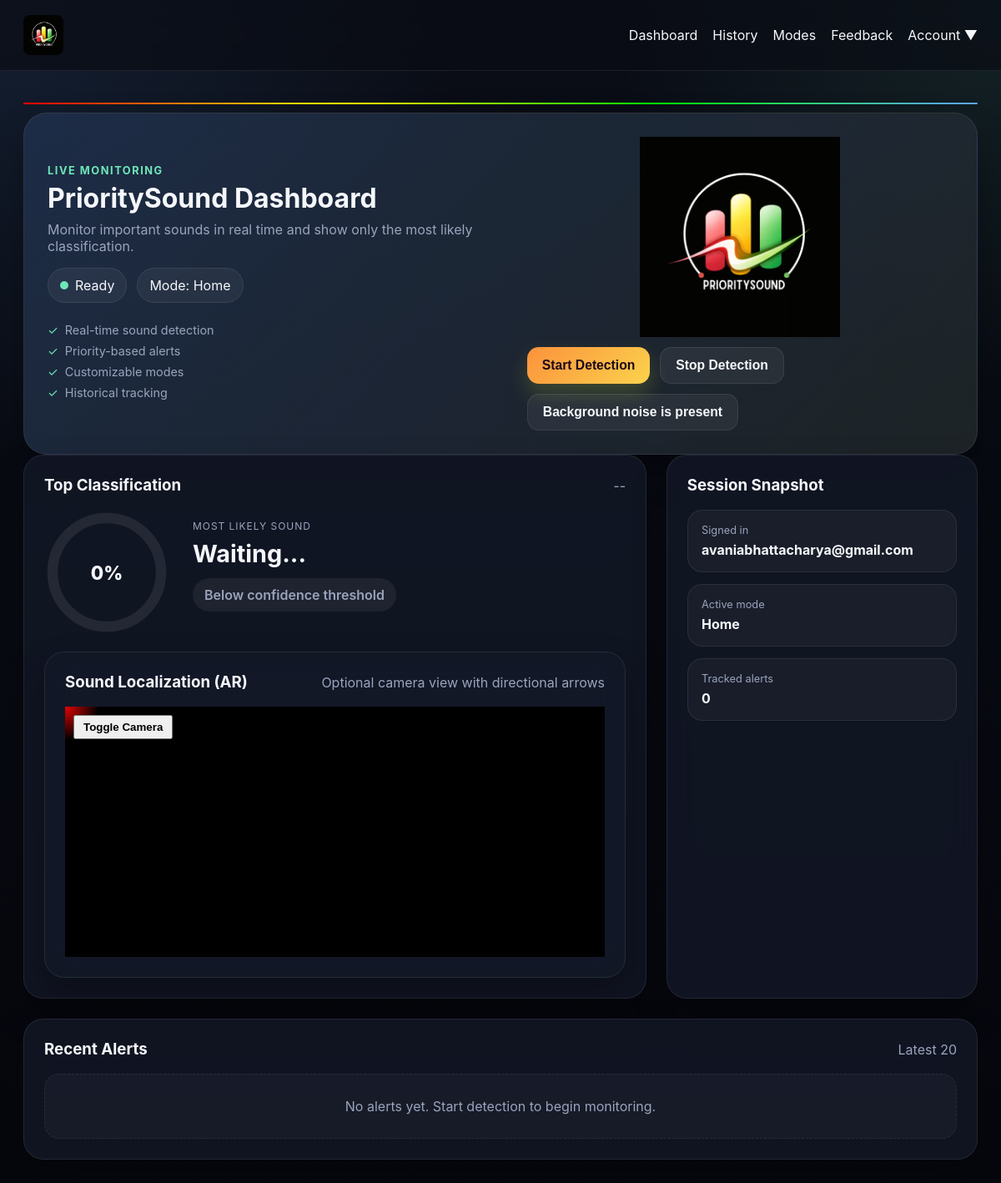
/dashboard (signed in), run on an earlier commit of the app's database.
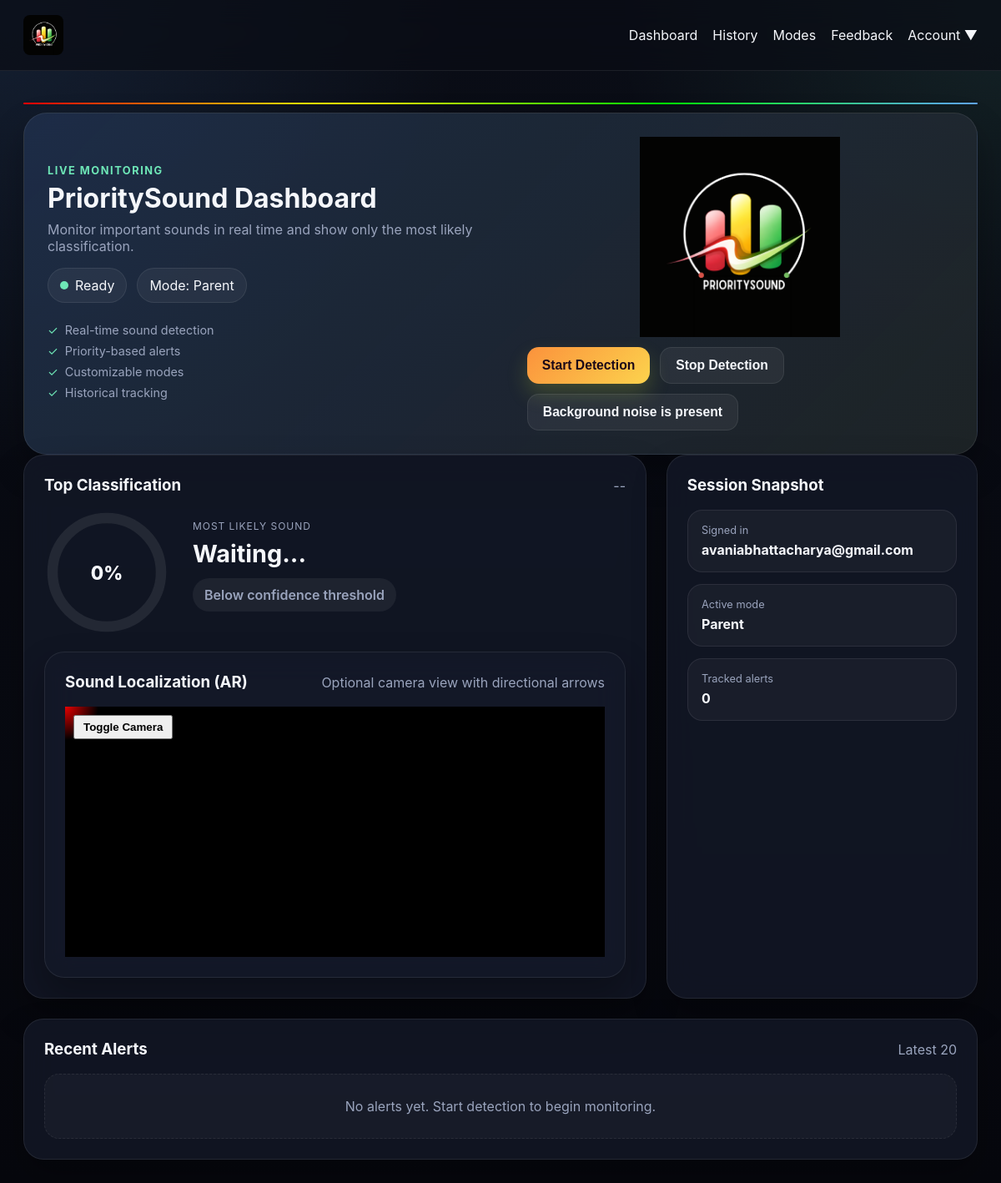
And on a later commit of the database.
### models.py (models this page shows)
class User(db.Model):
    id = db.Column(db.Integer, primary_key=True)
    email = db.Column(db.String(120), unique=True, nullable=False)
    password = db.Column(db.String(200), nullable=False)
    preferences = db.Column(db.Text, nullable=True)  # JSON string of sound priorities
    mode = db.Column(db.String(50), nullable=True)   # Selected mode (Parent, Home, etc.)

### app.py (the view)
@app.route("/dashboard")
def dashboard():
    if "user_id" not in session:
        return redirect("/login")
    user = User.query.get(session["user_id"])
    preferences = json.loads(user.preferences) if user.preferences else {}
    return render_template(
        "dashboard.html",
        email=user.email,
        preferences=preferences,
        alerts=alerts_feed,
        mode=user.mode or "Custom"
    )

### templates/dashboard.html (shortened to what this page needs)
{% extends "base.html" %}
{% block content %}
<div class="dashboard-shell">
  <div class="neon-bar"></div>
  <section class="hero-panel">
    <div>
      <div class="hero-title">
        <div>
          <p class="eyebrow">Live Monitoring</p>
          <h1>PrioritySound Dashboard</h1>
        </div>
      </div>
      <p class="hero-subtext">
        Monitor important sounds in real time and show only the most likely classification.
      </p>
      <div class="hero-meta">
        <span class="status-pill">
          <span class="live-dot"></span>
          Ready
        </span>
        <span class="mode-pill">Mode: {{ mode }}</span>
      </div>
      <ul class="hero-features">
        <li>Real-time sound detection</li>
        <li>Priority-based alerts</li>
        <li>Customizable modes</li>
        <li>Historical tracking</li>
      </ul>
    </div>
    <div class="hero-actions">
      <img src="{{ url_for('static', filename='PrioritySoundLogo.png') }}"
          alt="PrioritySound Logo"
          class="dashboard-logo">
      <div class="button-group">
        <button class="button button-primary" id="start-btn">Start Detection</button>
        <button class="button button-secondary" id="stop-btn">Stop Detection</button>
         <button class="button button-secondary" id="bg-noise">Background noise is present</button>
      </div>
    </div>
  </section>
  <div class="dashboard-grid">
    <section class="card prediction-card">
      <div class="section-head">
        <h3>Top Classification</h3>
        <span id="live-time" class="muted">--</span>
      </div>
      <div class="prediction-main">
        <div class="prediction-ring">
          <svg viewBox="0 0 120 120">
            <circle class="ring-bg" cx="60" cy="60" r="52"></circle>
            <circle class="ring-progress" id="ring-progress" cx="60" cy="60" r="52"></circle>
          </svg>
          <div class="ring-center">
            <span id="live-score">0%</span>
          </div>
        </div>
        <div class="prediction-copy">
          <p class="label-caption">Most likely sound</p>
          <h2 id="live-label">Waiting...</h2>
          <p id="prediction-status" class="prediction-status neutral">
          </p>
        </div>
      </div>
      <section class="card ar-card" style="margin-top: 20px;">
        <div class="section-head">
          <h3>Sound Localization (AR)</h3>
          <span class="muted">Optional camera view with directional arrows</span>
        </div>
        <div id="ar-section" style="position:relative; width:100%; height:300px; background:black; margin-top:10px;">
          <canvas id="overlay"></canvas>
          <button id="toggleButton"
                  style="position:absolute; top:10px; left:10px; z-index:10; padding:5px 10px; font-weight:bold;">
            Toggle Camera
          </button>
        </div>
      </section>
    </section>
    <section class="card summary-card">
      <div class="section-head">
        <h3>Session Snapshot</h3>
      </div>
      <div class="summary-stats">
        <div class="stat-box">
          <span class="stat-label">Signed in</span>
          <strong>{{ email }}</strong>
        </div>
        <div class="stat-box">
          <span class="stat-label">Active mode</span>
          <strong>{{ mode }}</strong>
        </div>
        <div class="stat-box">
          <span class="stat-label">Tracked alerts</span>
          <strong id="alert-count">{{ alerts|length }}</strong>
        </div>
      </div>
    </section>
  </div>
  <section class="card alerts-card">
    <div class="section-head">
      <h3>Recent Alerts</h3>
      <span class="muted">Latest 20</span>
    </div>
    <div id="alerts-list" class="alerts-stack">
    </div>
  </section>
</div>
{% endblock %}

### templates/base.html (shortened to what this page needs)
<!DOCTYPE html>
<html lang="en">
<head>
  <link rel="stylesheet" href="{{ url_for('static', filename='style.css') }}">
</head>
<body>
  <nav class="navbar">
    <div class="navbar-logo">
      <a href="/dashboard">
        <img src="{{ url_for('static', filename='PrioritySoundLogo.png') }}"
            alt="PrioritySound Logo"
            class="site-logo">
      </a>
    </div>
    <div class="nav-links">
      <a href="/dashboard">Dashboard</a>
      <a href="/history">History</a>
      <a href="/modes">Modes</a>
      <a href="/feedback">Feedback</a>
      <div class="profile-dropdown">
        <span>Account ▼</span>
      </div>
    </div>
  </nav>
  <main class="content">
    {% block content %}{% endblock %}
  </main>
</body>
</html>

What changed in the data, as far as the page shows it:
changed User "avaniabhattacharya@gmail.com": mode "Home" → "Parent"
